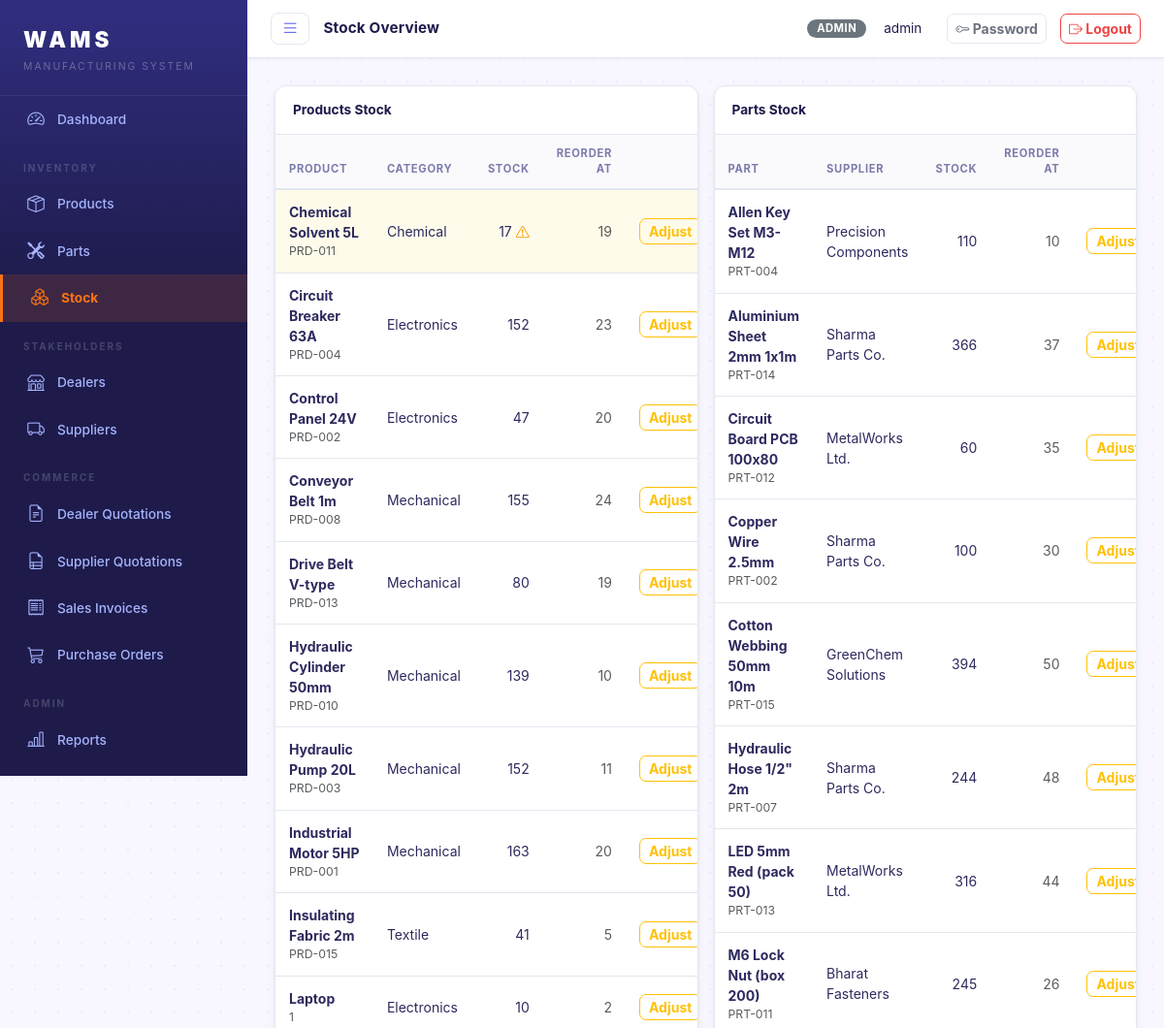
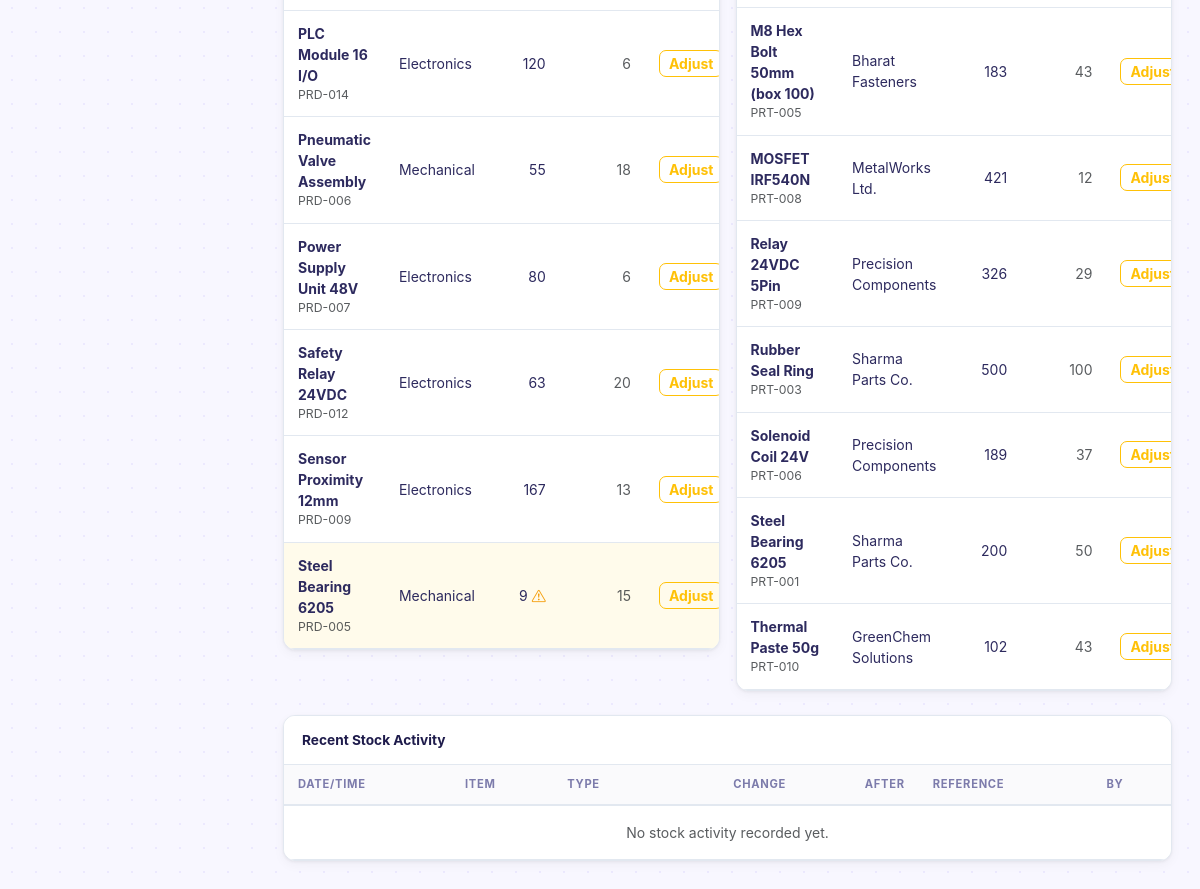
/stock/ (signed in), run on the app's committed database (2 pictures, top to bottom).
### core/models.py (models this page shows, shortened)
class User(AbstractUser):
    ROLE_CHOICES = [
        ('admin', 'Admin'),
        ('dealer', 'Dealer'),
        ('supplier', 'Supplier'),
    ]
    role = models.CharField(max_length=20, choices=ROLE_CHOICES, default='dealer')
    phone = models.CharField(max_length=20, blank=True)

class Product(models.Model):
    CATEGORY_CHOICES = [
        ('electronics', 'Electronics'),
        ('mechanical', 'Mechanical'),
        ('chemical', 'Chemical'),
        ('textile', 'Textile'),
        ('other', 'Other'),
    ]
    product_id = models.CharField(max_length=50, unique=True)
    name = models.CharField(max_length=200)
    category = models.CharField(max_length=50, choices=CATEGORY_CHOICES)
    description = models.TextField(blank=True)
    unit_price = models.DecimalField(max_digits=10, decimal_places=2)
    stock_quantity = models.PositiveIntegerField(default=0)
    reorder_level = models.PositiveIntegerField(default=10)
    is_active = models.BooleanField(default=True)
    created_at = models.DateTimeField(auto_now_add=True)
    updated_at = models.DateTimeField(auto_now=True)
    @property
    def low_stock(self):
        return self.stock_quantity <= self.reorder_level
    class Meta:
        ordering = ['name']

class Part(models.Model):
    part_id = models.CharField(max_length=50, unique=True)
    name = models.CharField(max_length=200)
    description = models.TextField(blank=True)
    unit_cost = models.DecimalField(max_digits=10, decimal_places=2)
    stock_quantity = models.PositiveIntegerField(default=0)
    reorder_level = models.PositiveIntegerField(default=10)
    supplier = models.ForeignKey(Supplier, on_delete=models.SET_NULL, null=True, blank=True, related_name='parts')
    is_active = models.BooleanField(default=True)
    created_at = models.DateTimeField(auto_now_add=True)
    updated_at = models.DateTimeField(auto_now=True)
    @property
    def low_stock(self):
        return self.stock_quantity <= self.reorder_level
    class Meta:
        ordering = ['name']

class Supplier(models.Model):
    user = models.OneToOneField(User, on_delete=models.CASCADE, related_name='supplier_profile')
    company_name = models.CharField(max_length=200)
    contact_person = models.CharField(max_length=100)
    email = models.EmailField()
    phone = models.CharField(max_length=20)
    address = models.TextField()
    city = models.CharField(max_length=100)
    is_active = models.BooleanField(default=True)
    created_at = models.DateTimeField(auto_now_add=True)
    class Meta:
        ordering = ['company_name']

### core/views.py (the view)
# urls.py: path('stock/', views.stock_overview, name='stock_overview'),
@login_required
@admin_required
def stock_overview(request):
    products = Product.objects.filter(is_active=True).order_by('name')
    parts = Part.objects.filter(is_active=True).select_related('supplier').order_by('name')
    recent_logs = StockLog.objects.select_related('product', 'part', 'created_by').order_by('-created_at')[:20]
    return render(request, 'core/stock/overview.html', {
        'products': products, 'parts': parts, 'recent_logs': recent_logs,
    })

### templates/core/stock/overview.html (shortened to what this page needs)
{% extends 'base.html' %}
{% block page_title %}Stock Overview{% endblock %}
{% block content %}
<div class="row g-3 mb-4">
  <div class="col-lg-6">
    <div class="card">
      <div class="card-header">Products Stock</div>
      <div class="card-body p-0">
        <table class="table table-hover mb-0">
          <thead>
            <tr><th>Product</th><th>Category</th><th class="text-end">Stock</th><th class="text-end">Reorder At</th><th></th></tr>
          </thead>
          <tbody>
          {% for p in products %}
          <tr class="{% if p.low_stock %}table-danger-row{% endif %}">
            <td>
              <strong>{{ p.name }}</strong>
              <div class="text-muted small">{{ p.product_id }}</div>
            </td>
            <td>{{ p.get_category_display }}</td>
            <td class="text-end">
              {{ p.stock_quantity }}
              {% if p.low_stock %}<i class="bi bi-exclamation-triangle" style="color:var(--warning);ms-1"></i>{% endif %}
            </td>
            <td class="text-end text-muted">{{ p.reorder_level }}</td>
            <td>
              <a href="{% url 'stock_adjust_product' p.pk %}" class="btn btn-xs btn-outline-warning">Adjust</a>
            </td>
          </tr>
          {% empty %}
          <tr><td colspan="5" class="text-center text-muted py-3">No products.</td></tr>
          {% endfor %}
          </tbody>
        </table>
      </div>
    </div>
  </div>
  <div class="col-lg-6">
    <div class="card">
      <div class="card-header">Parts Stock</div>
      <div class="card-body p-0">
        <table class="table table-hover mb-0">
          <thead>
            <tr><th>Part</th><th>Supplier</th><th class="text-end">Stock</th><th class="text-end">Reorder At</th><th></th></tr>
          </thead>
          <tbody>
          {% for p in parts %}
          <tr class="{% if p.low_stock %}table-danger-row{% endif %}">
            <td>
              <strong>{{ p.name }}</strong>
              <div class="text-muted small">{{ p.part_id }}</div>
            </td>
            <td>{{ p.supplier.company_name|default:"—" }}</td>
            <td class="text-end">
              {{ p.stock_quantity }}
            </td>
            <td class="text-end text-muted">{{ p.reorder_level }}</td>
            <td>
              <a href="{% url 'stock_adjust_part' p.pk %}" class="btn btn-xs btn-outline-warning">Adjust</a>
            </td>
          </tr>
          {% empty %}
          <tr><td colspan="5" class="text-center text-muted py-3">No parts.</td></tr>
          {% endfor %}
          </tbody>
        </table>
      </div>
    </div>
  </div>
</div>
<div class="card">
  <div class="card-header">Recent Stock Activity</div>
  <div class="card-body p-0">
    <table class="table table-hover mb-0">
      <thead>
        <tr><th>Date/Time</th><th>Item</th><th>Type</th><th class="text-end">Change</th><th class="text-end">After</th><th>Reference</th><th>By</th></tr>
      </thead>
      <tbody>
      {% for log in recent_logs %}
      <tr>
        <td class="text-nowrap">{{ log.created_at|date:"d M Y H:i" }}</td>
        <td>{{ log.product.name|default:log.part.name }}</td>
        <td><span class="badge-status badge-draft">{{ log.get_change_type_display }}</span></td>
        <td class="text-end {% if log.quantity_change > 0 %}text-success{% else %}text-danger{% endif %}">
          {{ log.quantity_change|floatformat:0 }}
        </td>
        <td class="text-end">{{ log.quantity_after }}</td>
        <td class="text-muted small">{{ log.reference }}</td>
        <td class="text-muted small">{{ log.created_by.username|default:"—" }}</td>
      </tr>
      {% empty %}
      <tr><td colspan="7" class="text-center text-muted py-3">No stock activity recorded yet.</td></tr>
      {% endfor %}
      </tbody>
    </table>
  </div>
</div>
{% endblock %}

### templates/base.html (shortened to what this page needs)
{% load static %}
<!DOCTYPE html>
<html lang="en">
<head>
<link rel="stylesheet" href="https://cdn.jsdelivr.net/npm/bootstrap@5.3.2/dist/css/bootstrap.min.css">
<link rel="stylesheet" href="https://cdn.jsdelivr.net/npm/bootstrap-icons@1.11.3/font/bootstrap-icons.css">
<link rel="stylesheet" href="{% static 'css/style.css' %}">
</head>
<body>
<div class="app-wrapper">
  <nav class="sidebar" id="sidebar">
    <div class="sidebar-brand">
      <span class="brand-title">WAMS</span>
      <span class="brand-sub">Manufacturing System</span>
    </div>
    <ul class="sidebar-menu">
      <li>
        <a href="{% url 'dashboard' %}" class="{% if request.resolver_match.url_name == 'dashboard' %}active{% endif %}">
          <i class="bi bi-speedometer2"></i> Dashboard
        </a>
      </li>
      {% if user.role == 'admin' %}
      <li class="menu-section">Inventory</li>
      <li>
        <a href="{% url 'product_list' %}" class="{% if 'product' in request.resolver_match.url_name %}active{% endif %}">
          <i class="bi bi-box-seam"></i> Products
        </a>
      </li>
      <li>
        <a href="{% url 'part_list' %}" class="{% if 'part' in request.resolver_match.url_name %}active{% endif %}">
          <i class="bi bi-tools"></i> Parts
        </a>
      </li>
      <li>
        <a href="{% url 'stock_overview' %}" class="{% if 'stock' in request.resolver_match.url_name %}active{% endif %}">
          <i class="bi bi-boxes"></i> Stock
        </a>
      </li>
      <li class="menu-section">Stakeholders</li>
      <li>
        <a href="{% url 'dealer_list' %}" class="{% if 'dealer_list' in request.resolver_match.url_name or 'dealer_create' in request.resolver_match.url_name or 'dealer_update' in request.resolver_match.url_name %}active{% endif %}">
          <i class="bi bi-shop"></i> Dealers
        </a>
      </li>
      <li>
        <a href="{% url 'supplier_list' %}" class="">
          <i class="bi bi-truck"></i> Suppliers
        </a>
      </li>
      <li class="menu-section">Commerce</li>
      <li>
        <a href="{% url 'dealer_quotation_list' %}" class="{% if 'dealer_quotation' in request.resolver_match.url_name %}active{% endif %}">
          <i class="bi bi-file-earmark-text"></i> Dealer Quotations
        </a>
      </li>
      <li>
        <a href="{% url 'supplier_quotation_list' %}" class="{% if 'supplier_quotation' in request.resolver_match.url_name %}active{% endif %}">
          <i class="bi bi-file-earmark-ruled"></i> Supplier Quotations
        </a>
      </li>
      <li>
        <a href="{% url 'dealer_transaction_list' %}" class="{% if 'dealer_transaction' in request.resolver_match.url_name %}active{% endif %}">
          <i class="bi bi-receipt"></i> Sales Invoices
        </a>
      </li>
      <li>
        <a href="{% url 'supplier_transaction_list' %}" class="{% if 'supplier_transaction' in request.resolver_match.url_name %}active{% endif %}">
          <i class="bi bi-cart3"></i> Purchase Orders
        </a>
      </li>
      <li class="menu-section">Admin</li>
      <li>
        <a href="{% url 'reports' %}" class="{% if 'reports' in request.resolver_match.url_name %}active{% endif %}">
          <i class="bi bi-bar-chart-line"></i> Reports
        </a>
      </li>
      <li>
        <a href="{% url 'user_list' %}" class="{% if 'user' in request.resolver_match.url_name %}active{% endif %}">
          <i class="bi bi-people"></i> Users
        </a>
      </li>
      {% endif %}
    </ul>
  </nav>
  <div class="content-area" id="contentArea">
    <header class="topbar">
      <button class="sidebar-toggle" id="sidebarToggle" title="Toggle sidebar">
        <i class="bi bi-list"></i>
      </button>
      <span class="topbar-title">{% block page_title %}{% endblock %}</span>
      <div class="topbar-right">
        <span class="badge bg-secondary text-uppercase me-2">{{ user.role }}</span>
        <span class="me-3">{{ user.get_full_name|default:user.username }}</span>
        <a href="{% url 'change_password' %}" class="btn btn-sm btn-outline-secondary me-1">
          <i class="bi bi-key"></i> Password
        </a>
        <a href="{% url 'logout' %}" class="btn btn-sm btn-outline-danger">
          <i class="bi bi-box-arrow-right"></i> Logout
        </a>
      </div>
    </header>
    <main class="main-content">
      {% block content %}{% endblock %}
    </main>
  </div>
</div>
</body>
</html>

### data on the page
User: role "ADMIN", get_full_name "admin"
Product: name "Chemical Solvent 5L", product_id "PRD-011", category "Chemical", stock_quantity "17", reorder_level "19"
Product: name "Circuit Breaker 63A", product_id "PRD-004", category "Electronics", stock_quantity "152", reorder_level "23"
Product: name "Control Panel 24V", product_id "PRD-002", category "Electronics", stock_quantity "47", reorder_level "20"
Product: name "Conveyor Belt 1m", product_id "PRD-008", category "Mechanical", stock_quantity "155", reorder_level "24"
Product: name "Drive Belt V-type", product_id "PRD-013", category "Mechanical", stock_quantity "80", reorder_level "19"
Product: name "Hydraulic Cylinder 50mm", product_id "PRD-010", category "Mechanical", stock_quantity "139", reorder_level "10"
Product: name "Hydraulic Pump 20L", product_id "PRD-003", category "Mechanical", stock_quantity "152", reorder_level "11"
Product: name "Industrial Motor 5HP", product_id "PRD-001", category "Mechanical", stock_quantity "163", reorder_level "20"
Product: name "Insulating Fabric 2m", product_id "PRD-015", category "Textile", stock_quantity "41", reorder_level "5"
Product: name "Laptop", product_id "1", category "Electronics", stock_quantity "10", reorder_level "2"
Product: name "PLC Module 16 I/O", product_id "PRD-014", category "Electronics", stock_quantity "120", reorder_level "6"
Product: name "Pneumatic Valve Assembly", product_id "PRD-006", category "Mechanical", stock_quantity "55", reorder_level "18"
Product: name "Power Supply Unit 48V", product_id "PRD-007", category "Electronics", stock_quantity "80", reorder_level "6"
Product: name "Safety Relay 24VDC", product_id "PRD-012", category "Electronics", stock_quantity "63", reorder_level "20"
Product: name "Sensor Proximity 12mm", product_id "PRD-009", category "Electronics", stock_quantity "167", reorder_level "13"
Product: name "Steel Bearing 6205", product_id "PRD-005", category "Mechanical", stock_quantity "9", reorder_level "15"
Part: name "Allen Key Set M3-M12", part_id "PRT-004", supplier.company_name "Precision Components", stock_quantity "110", reorder_level "10"
Part: name "Aluminium Sheet 2mm 1x1m", part_id "PRT-014", supplier.company_name "Sharma Parts Co.", stock_quantity "366", reorder_level "37"
Part: name "Circuit Board PCB 100x80", part_id "PRT-012", supplier.company_name "MetalWorks Ltd.", stock_quantity "60", reorder_level "35"
Part: name "Copper Wire 2.5mm", part_id "PRT-002", supplier.company_name "Sharma Parts Co.", stock_quantity "100", reorder_level "30"
Part: name "Cotton Webbing 50mm 10m", part_id "PRT-015", supplier.company_name "GreenChem Solutions", stock_quantity "394", reorder_level "50"
Part: name "Hydraulic Hose 1/2\" 2m", part_id "PRT-007", supplier.company_name "Sharma Parts Co.", stock_quantity "244", reorder_level "48"
Part: name "LED 5mm Red (pack 50)", part_id "PRT-013", supplier.company_name "MetalWorks Ltd.", stock_quantity "316", reorder_level "44"
Part: name "M6 Lock Nut (box 200)", part_id "PRT-011", supplier.company_name "Bharat Fasteners", stock_quantity "245", reorder_level "26"
Part: name "M8 Hex Bolt 50mm (box 100)", part_id "PRT-005", supplier.company_name "Bharat Fasteners", stock_quantity "183", reorder_level "43"
Part: name "MOSFET IRF540N", part_id "PRT-008", supplier.company_name "MetalWorks Ltd.", stock_quantity "421", reorder_level "12"
Part: name "Relay 24VDC 5Pin", part_id "PRT-009", supplier.company_name "Precision Components", stock_quantity "326", reorder_level "29"
Part: name "Rubber Seal Ring", part_id "PRT-003", supplier.company_name "Sharma Parts Co.", stock_quantity "500", reorder_level "100"
Part: name "Solenoid Coil 24V", part_id "PRT-006", supplier.company_name "Precision Components", stock_quantity "189", reorder_level "37"
Part: name "Steel Bearing 6205", part_id "PRT-001", supplier.company_name "Sharma Parts Co.", stock_quantity "200", reorder_level "50"
Part: name "Thermal Paste 50g", part_id "PRT-010", supplier.company_name "GreenChem Solutions", stock_quantity "102", reorder_level "43"
